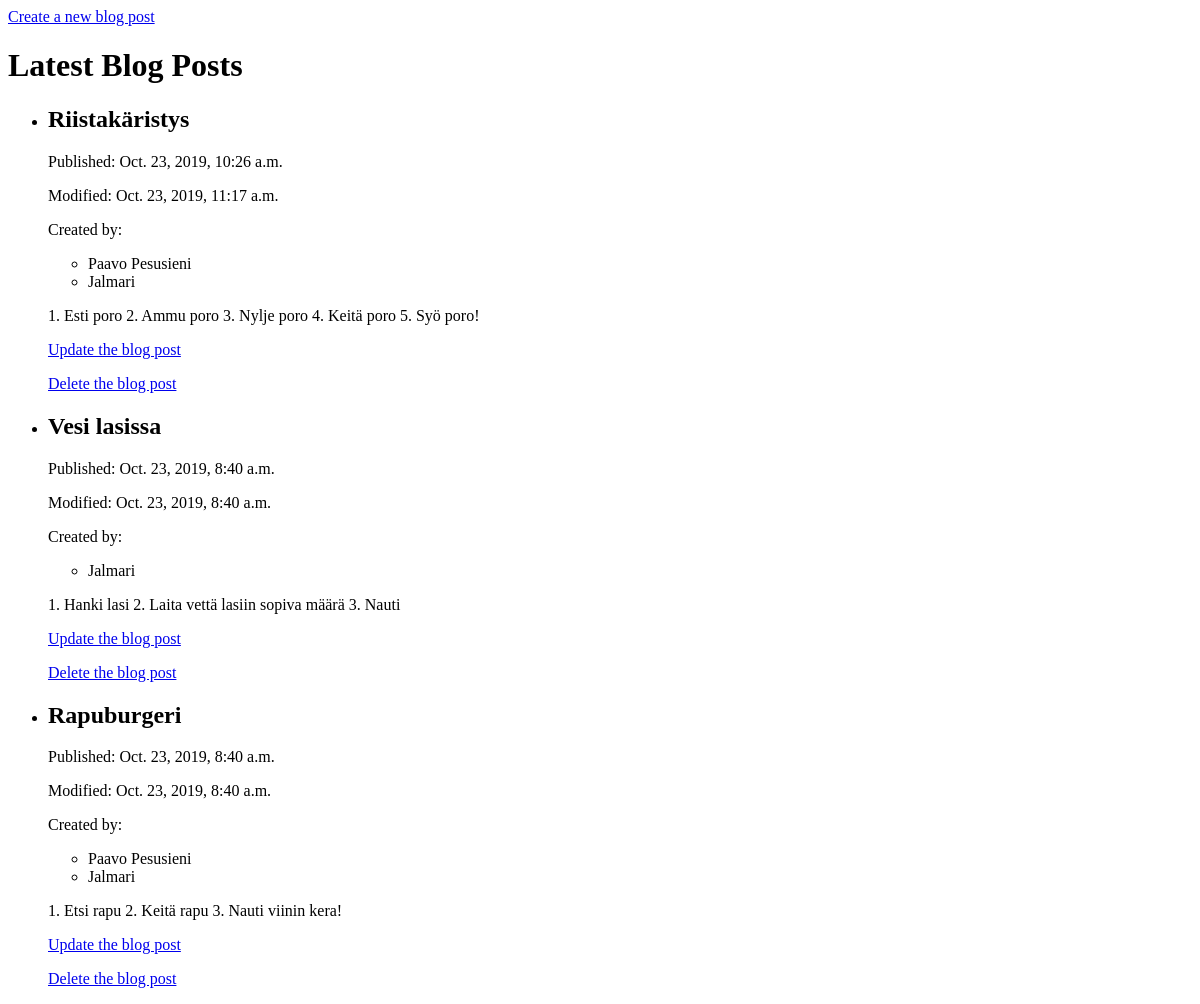
The page /blog/ on the database as committed earlier.
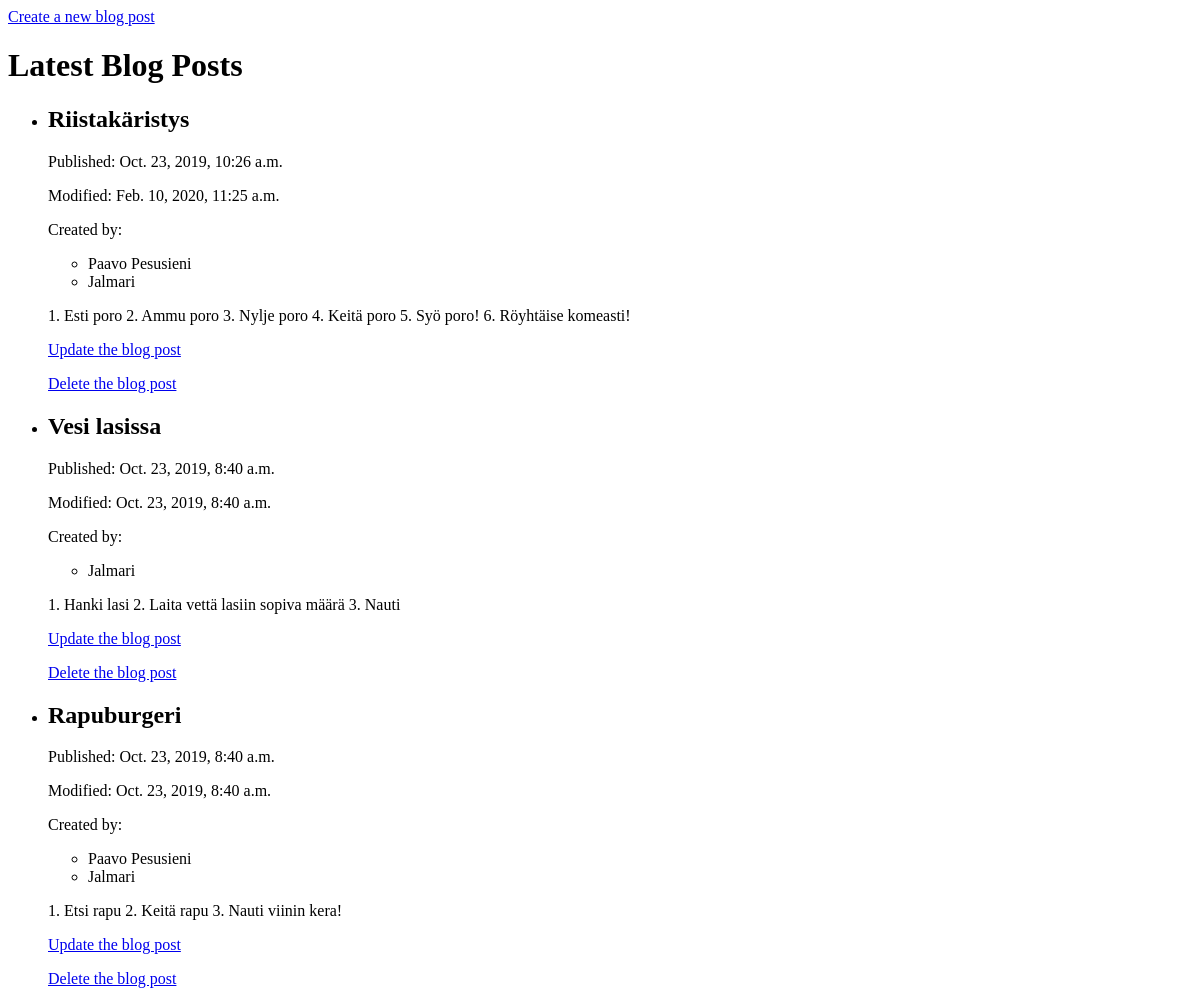
The same page on the database as committed later.
### blog/models.py (models this page shows, shortened)
class Entry(models.Model):
    blog = models.ForeignKey(Blog, on_delete=models.CASCADE)
    headline = models.CharField(max_length=255)
    body_text = models.TextField()
    pub_date = models.DateTimeField('date published', auto_now_add=True)
    mod_date = models.DateTimeField('date modified', auto_now=True)
    authors = models.ManyToManyField(Author)

class Author(models.Model):
    name = models.CharField(max_length=100)
    email = models.EmailField()

### blog/views.py (the view)
# urls.py: path('', views.IndexView.as_view(), name='index'),
class IndexView(generic.ListView):
    template_name = 'blog/index.html'
    context_object_name = 'latest_blog_entries'
    def get_queryset(self):
        return Entry.objects.filter(
            pub_date__lte=timezone.now()
        ).order_by('-pub_date')[:3]

### blog/templates/blog/index.html
{% load i18n %}
{% load static %}
<p></p><a href="create/">{% trans "Create a new blog post" %}</a></p>
<h1>Latest Blog Posts</h1>
{% if latest_blog_entries %}
    <ul>
    {% for entry in latest_blog_entries %}
        <li><h2>{{ entry.headline }}</h2>
        <p>Published: {{ entry.pub_date }}</p>
        <p>Modified: {{ entry.mod_date }}</p>
        <p>Created by:
        <ul>
            {% for author in entry.authors.all %}
            <li>{{ author.name }}</li>
            {% endfor %}
        </ul></p>
        <p>{{ entry.body_text }}</p>
        <p><a href="{{ entry.id }}/">Update the blog post</a></p>
        <p><a href="{{ entry.id }}/delete/">Delete the blog post</a></p>
        </li>
    {% endfor %}
    </ul>
{% else %}
    <p>{% trans "No blog posts are available." %}</p>
{% endif %}

Rows that differ between the two databases and show on the page:
changed Entry "Riistakäristys": mod_date "Oct. 23, 2019, 11:17 a.m." → "Feb. 10, 2020, 11:25 a.m."; body_text "1. Esti poro 2. Ammu poro 3. Nylje poro 4. Keitä poro 5. Syö poro!" → "1. Esti poro 2. Ammu poro 3. Nylje poro 4. Keitä poro 5. Syö poro! 6. Röyhtäise komeasti!"
